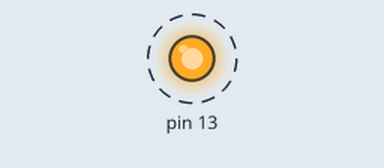
Recording of a sketch running on a simulated Arduino Uno, built with avr-gcc and run on an emulated ATmega328P. On the bench: output pins drawn as LEDs (lit = HIGH). Dashed ring = blinking.

Above: at 0.5 s.
Timing chart, 0 to 4.6 s (numbered marks = the images above):
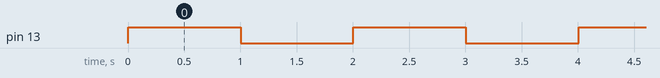

The sketch:

SoftwareSerial1.ino
```cpp
#include <SoftwareSerial.h>

#define TX 6
#define RX 7

SoftwareSerial soft_Serial(TX, RX);

void setup() {
  //Serial.begin(9600); // TX 1, RX 0
  soft_Serial.begin(9600); //TX 6, RX 7
  pinMode(13, OUTPUT);
}

void loop() {
  soft_Serial.print(1);
  digitalWrite(13, HIGH);
  delay(1000);
  ///digitalWrite(13, LOW);
  //delay(1000);
  soft_Serial.print(2);
  //digitalWrite(13, HIGH);
  //delay(1000);
  digitalWrite(13, LOW);
  delay(1000);
}
```

Measured:
- by itself, pin 13: alternates HIGH for 1.0 s and LOW for 1.0 s
